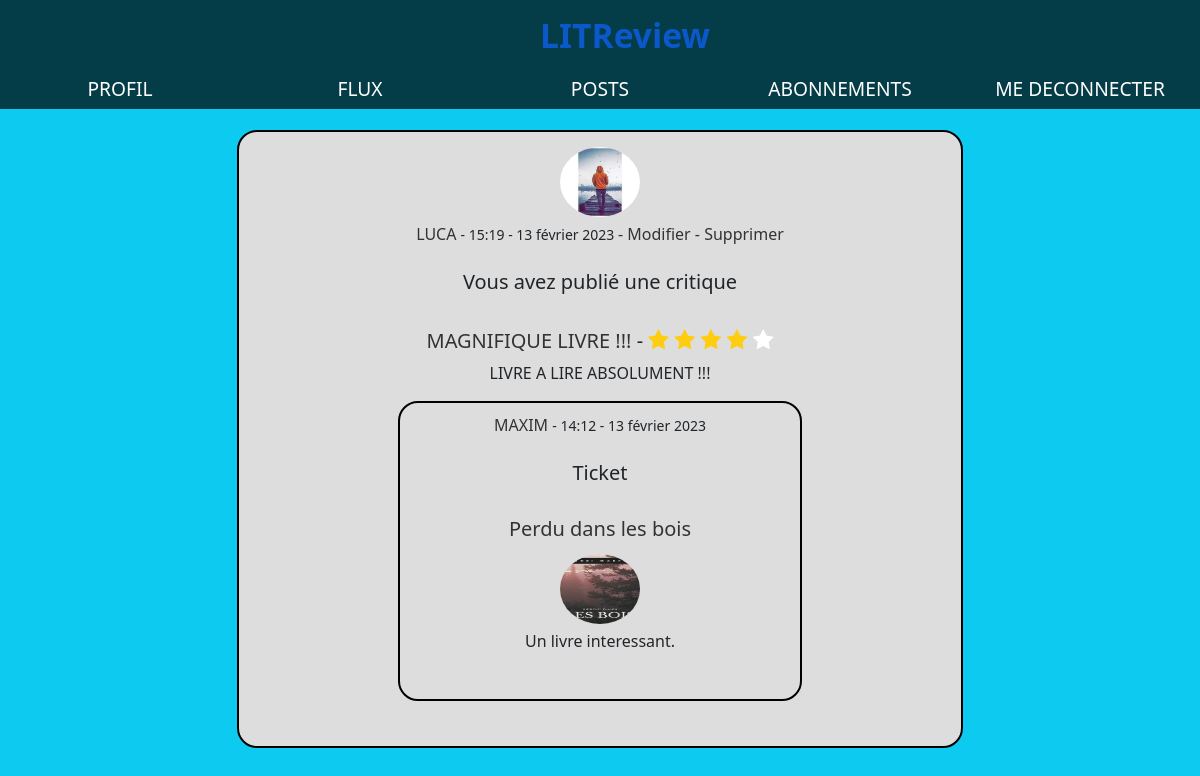
The app's page /review/11/detail (signed in), older data.
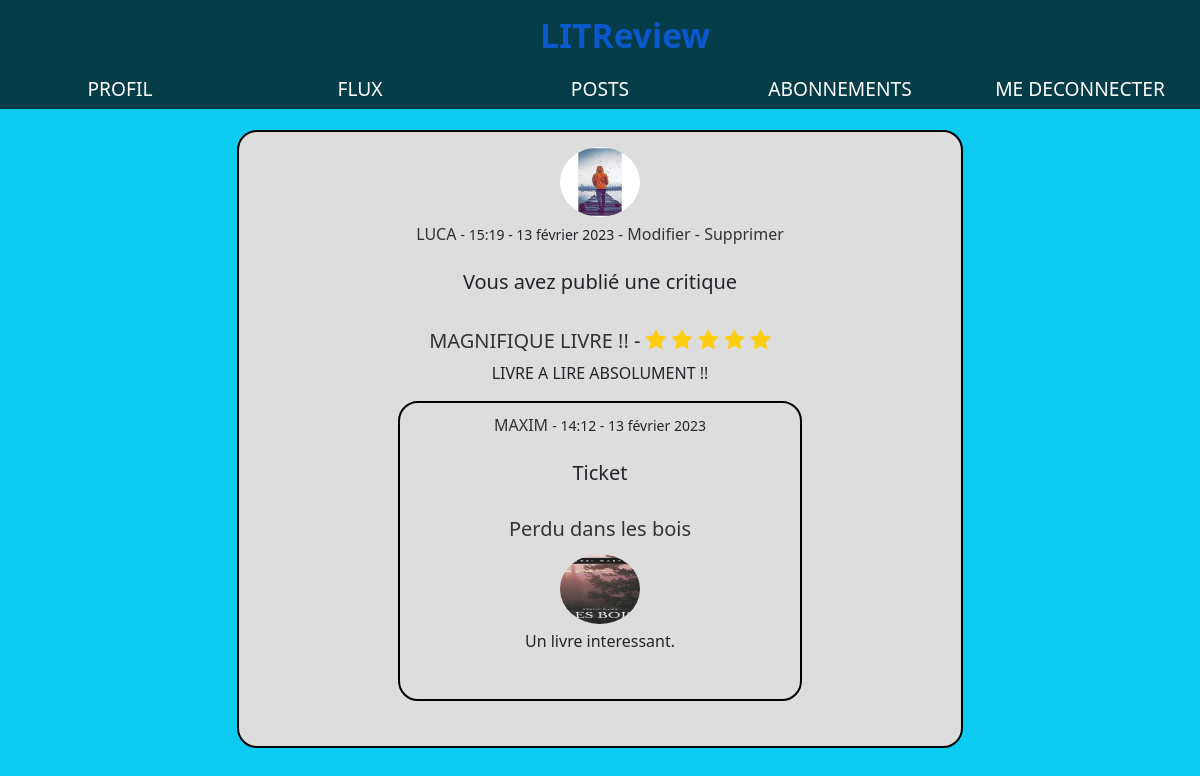
The same page, newer data.
### critique/models.py (models this page shows, shortened)
class Review(models.Model):
    ticket = models.ForeignKey(to=Ticket, on_delete=models.CASCADE)
    rating = models.PositiveSmallIntegerField(
        validators=[MinValueValidator(0), MaxValueValidator(5)]
    )
    headline = models.CharField(max_length=128)
    body = models.CharField(max_length=8192, blank=True)
    user = models.ForeignKey(to=settings.AUTH_USER_MODEL, on_delete=models.CASCADE)
    time_created = models.DateTimeField(auto_now_add=True)

class Ticket(models.Model):
    title = models.CharField(max_length=128)
    description = models.TextField(max_length=2048, blank=True)
    image = models.ImageField(null=True, blank=True)
    time_created = models.DateTimeField(auto_now_add=True)
    user = models.ForeignKey(to=settings.AUTH_USER_MODEL, on_delete=models.CASCADE)
    has_review = models.BooleanField(default=False)
    IMAGE_MAX_SIZE = (600, 600)

### authentification/models.py (models this page shows, shortened)
class Profile(models.Model):
    user = models.OneToOneField(User, on_delete=models.CASCADE)
    image = models.ImageField(default="default.png", upload_to="profile_img")

### critique/views.py (the view)
# urls.py: path("review/<int:pk>/detail", review_detail, name="review_detail"),
@login_required
def review_detail(request, pk):
    review = get_object_or_404(Review, id=pk)
    followed_users = find_user_follows(request.user)
    context = {
        "post": review,
        "title": "Critique du livre",
        "followed_users": followed_users,
    }
    return render(request, "critique/post_detail.html", context)

### critique/complements.py (called while the page is built)
def find_user_follows(user):
    follows = UserFollow.objects.filter(user=user)
    followed_users = [follow.followed_user for follow in follows]
    return followed_users

### critique/templates/critique/post_detail.html
{% extends "base.html" %}
{% block content %}
{% if title == 'Ticket' %}
  {% include 'critique/ticket_base.html' %}
{% elif title == 'Critique du livre' %}
  {% include 'critique/review_base.html' %}
{% endif %}
{% endblock content %}

### critique/templates/critique/review_base.html (shortened to what this page needs)
<article class="form form-review">
  <img src="{{ post.user.profile.image.url }}" alt="{{ post.user.username }} profile image">
  <div>
    <div class="article">
      {% if post.user != user %}
      {% if post.user in followed_users %}
        <a href="{% url 'user_posts' post.user.id %}">{{ post.user }}</a>
      {% else %}
        <p style="display:inline">{{ post.user }}</p>
      {% endif %}
      {% else %}
        <a href="{% url 'posts' %}">{{ post.user }}</a>
      {% endif %}
      <small>{{ post.time_created|date:"- H:i - d F Y " }}</small>
      {% if post.user == user %}
          <a href="{% url 'review_update' post.id %}">- Modifier</a>
          <a href="{% url 'review_delete' post.id %}">- Supprimer</a>
      {% elif post.user not in followed_users %}
          <div>
            <small> Vous n'êtes pas abonné à {{ post.user }}</small>
            <a href="{% url 'subscriptions' %}"> --> S'abonner</a>
          </div>
      {% endif %}
    </div>
  </br><h5><span>Vous avez publié une critique</span></h5></br>
      <h5>
        <a href="{% url 'review_detail' post.id %}">{{ post.headline }}</a> -
        <p class="rating-{{ post.rating }}" id="stars">
          <i class="fa fa-star"></i>
          <i class="fa fa-star"></i>
          <i class="fa fa-star"></i>
          <i class="fa fa-star"></i>
          <i class="fa fa-star"></i>
        </p>
      </h5>
    <div class="body">
      <p>{{ post.body }}</p>
    </div>
    <article class="form form-ticket" id="ticket-closed">
        <div>
          <div>
            {% if post.ticket.user != user %}
              {% if post.ticket.user in followed_users %}
                <a href="{% url 'user_posts' post.ticket.user.id %}">{{ post.ticket.user }}</a>
              {% else %}
                <p style="display:inline">{{ post.ticket.user }}</p>
              {% endif %}
            {% else %}
              <a href="{% url 'posts' %}">{{ post.ticket.user }}</a>
            {% endif %}
            <small>{{ post.ticket.time_created|date:"- H:i - d F Y " }}</small>
          </div>
        </br><h5><span>Ticket</span></h5></br>
          <h5>
            <a href="{% url 'ticket_detail' post.ticket.id %}">{{ post.ticket.title }}</a>
          </h5>
          <div class="ticket-description">
            {% if post.ticket.image %}
              <img  src="{{ post.ticket.image.url }}" alt="{{ post.ticket.title }}">
            {% endif %}
            <p>{{ post.ticket.description }}</p>
          </div>
        </div>
      </article>
    </div>
  </article>

Row changes from the older to the newer data that the page shows:
changed Review "Perdu dans les bois": headline "MAGNIFIQUE LIVRE !!!" → "MAGNIFIQUE LIVRE !!"; body "LIVRE A LIRE ABSOLUMENT !!!" → "LIVRE A LIRE ABSOLUMENT !!"
